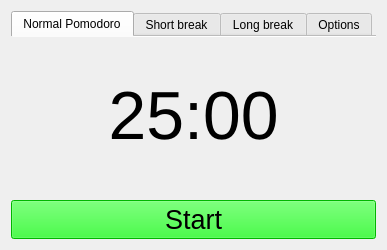
<?xml version="1.0" encoding="UTF-8"?>
<ui version="4.0">
 <class>Form</class>
 <widget class="QWidget" name="Form">
  <property name="enabled">
   <bool>true</bool>
  </property>
  <property name="geometry">
   <rect>
    <x>0</x>
    <y>0</y>
    <width>350</width>
    <height>231</height>
   </rect>
  </property>
  <property name="windowTitle">
   <string>Simple Pomodoro</string>
  </property>
  <property name="windowIcon">
   <iconset resource="icons.qrc">
    <normaloff>:/Icons/tomato.png</normaloff>:/Icons/tomato.png</iconset>
  </property>
  <layout class="QVBoxLayout" name="verticalLayout">
   <item>
    <widget class="QTabWidget" name="tabWidget">
     <property name="currentIndex">
      <number>0</number>
     </property>
     <property name="elideMode">
      <enum>Qt::ElideNone</enum>
     </property>
     <property name="usesScrollButtons">
      <bool>false</bool>
     </property>
     <property name="documentMode">
      <bool>true</bool>
     </property>
     <property name="tabsClosable">
      <bool>false</bool>
     </property>
     <property name="movable">
      <bool>false</bool>
     </property>
     <widget class="QWidget" name="normPTab">
      <attribute name="title">
       <string>Normal Pomodoro</string>
      </attribute>
      <layout class="QGridLayout" name="gridLayout_2">
       <item row="0" column="0" rowspan="2">
        <widget class="QLabel" name="timerNormLabel">
         <property name="font">
          <font>
           <pointsize>51</pointsize>
          </font>
         </property>
         <property name="text">
          <string>25:00</string>
         </property>
         <property name="textFormat">
          <enum>Qt::AutoText</enum>
         </property>
         <property name="scaledContents">
          <bool>false</bool>
         </property>
         <property name="alignment">
          <set>Qt::AlignCenter</set>
         </property>
         <property name="indent">
          <number>-1</number>
         </property>
        </widget>
       </item>
      </layout>
     </widget>
     <widget class="QWidget" name="shortPTab">
      <attribute name="title">
       <string>Short break</string>
      </attribute>
      <layout class="QGridLayout" name="gridLayout_3">
       <item row="0" column="0">
        <widget class="QLabel" name="timerShortLabel">
         <property name="font">
          <font>
           <pointsize>51</pointsize>
          </font>
         </property>
         <property name="text">
          <string>05:00</string>
         </property>
         <property name="alignment">
          <set>Qt::AlignCenter</set>
         </property>
        </widget>
       </item>
      </layout>
     </widget>
     <widget class="QWidget" name="longPTab">
      <attribute name="title">
       <string>Long break</string>
      </attribute>
      <layout class="QGridLayout" name="gridLayout_4">
       <item row="0" column="0">
        <widget class="QLabel" name="timerLongLabel">
         <property name="font">
          <font>
           <pointsize>51</pointsize>
          </font>
         </property>
         <property name="text">
          <string>10:00</string>
         </property>
         <property name="alignment">
          <set>Qt::AlignCenter</set>
         </property>
        </widget>
       </item>
      </layout>
     </widget>
     <widget class="QWidget" name="optionsTab">
      <attribute name="title">
       <string>Options</string>
      </attribute>
      <layout class="QGridLayout" name="gridLayout_5">
       <item row="3" column="2">
        <widget class="QTimeEdit" name="longTimeEdit">
         <property name="time">
          <time>
           <hour>0</hour>
           <minute>10</minute>
           <second>0</second>
          </time>
         </property>
        </widget>
       </item>
       <item row="2" column="2">
        <widget class="QTimeEdit" name="shortTimeEdit">
         <property name="time">
          <time>
           <hour>0</hour>
           <minute>5</minute>
           <second>0</second>
          </time>
         </property>
        </widget>
       </item>
       <item row="1" column="0">
        <widget class="QLabel" name="label">
         <property name="text">
          <string>Normal pomodoro: </string>
         </property>
        </widget>
       </item>
       <item row="2" column="0">
        <widget class="QLabel" name="label_2">
         <property name="text">
          <string>Short break:</string>
         </property>
        </widget>
       </item>
       <item row="1" column="2">
        <widget class="QTimeEdit" name="normTimeEdit">
         <property name="time">
          <time>
           <hour>0</hour>
           <minute>25</minute>
           <second>0</second>
          </time>
         </property>
         <property name="currentSection">
          <enum>QDateTimeEdit::MinuteSection</enum>
         </property>
        </widget>
       </item>
       <item row="3" column="0">
        <widget class="QLabel" name="label_3">
         <property name="text">
          <string>Long break:</string>
         </property>
        </widget>
       </item>
       <item row="4" column="0">
        <widget class="QLabel" name="label_4">
         <property name="text">
          <string>Select sound:</string>
         </property>
        </widget>
       </item>
       <item row="4" column="2">
        <widget class="QComboBox" name="soundBox">
         <property name="minimumSize">
          <size>
           <width>0</width>
           <height>0</height>
          </size>
         </property>
         <property name="font">
          <font>
           <pointsize>9</pointsize>
          </font>
         </property>
         <item>
          <property name="text">
           <string>Wrist watch Alarm</string>
          </property>
         </item>
         <item>
          <property name="text">
           <string>Door Bell</string>
          </property>
         </item>
         <item>
          <property name="text">
           <string>Alarm Clock</string>
          </property>
         </item>
         <item>
          <property name="text">
           <string>Elevator Ding</string>
          </property>
         </item>
         <item>
          <property name="text">
           <string>Rooster crow</string>
          </property>
         </item>
         <item>
          <property name="text">
           <string>None</string>
          </property>
         </item>
        </widget>
       </item>
       <item row="5" column="1" colspan="2">
        <widget class="QCheckBox" name="transitionCheckBox">
         <property name="text">
          <string>Auto transition between modes?</string>
         </property>
         <property name="checked">
          <bool>true</bool>
         </property>
        </widget>
       </item>
      </layout>
     </widget>
    </widget>
   </item>
   <item>
    <widget class="QPushButton" name="timerButton">
     <property name="font">
      <font>
       <pointsize>20</pointsize>
      </font>
     </property>
     <property name="styleSheet">
      <string notr="true">background-color: rgb(0, 255, 0);</string>
     </property>
     <property name="text">
      <string>Start</string>
     </property>
    </widget>
   </item>
  </layout>
 </widget>
 <tabstops>
  <tabstop>normTimeEdit</tabstop>
  <tabstop>shortTimeEdit</tabstop>
  <tabstop>longTimeEdit</tabstop>
  <tabstop>soundBox</tabstop>
  <tabstop>timerButton</tabstop>
 </tabstops>
 <resources>
  <include location="icons.qrc"/>
 </resources>
 <connections/>
</ui>
